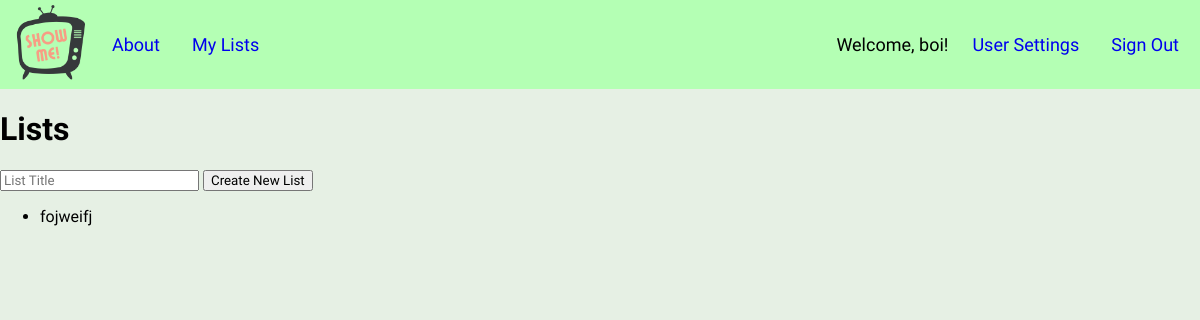
The page /list/ (signed in) on the database as committed earlier.
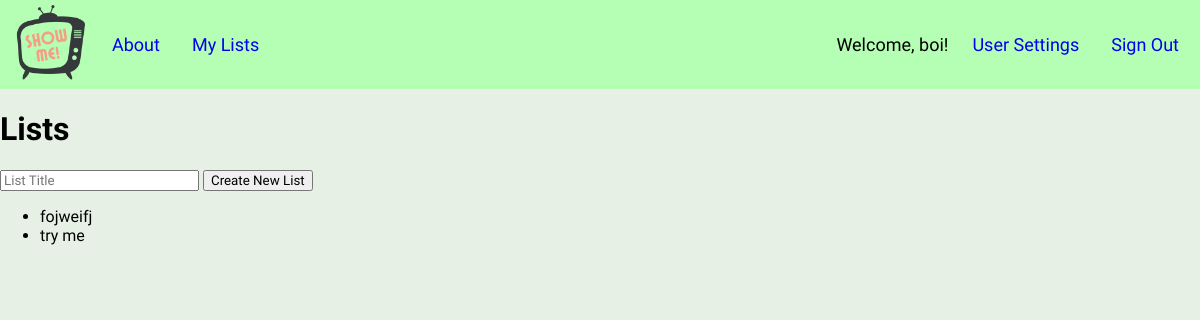
The same page on the database as committed later.
### list/models.py (models this page shows)
class List(models.Model):
    listid = models.IntegerField()
    listname = models.CharField(max_length=500)
    userid = models.IntegerField()

### list/views.py (the view)
# urls.py: path('list/', list_views.index, name='index'),
def index(request):
    if (request.user.is_authenticated):
        user_lists = List.objects.filter(userid=request.user.id)
        context = {'user_lists': user_lists}
        return render(request, 'list/userpage.html', context)
    else:
        return HttpResponse('user error, please log in.')

### list/templates/list/userpage.html (shortened to what this page needs)
{% extends "list/base.html" %}
{% block content %}
{% if user.is_authenticated %}
<h1>Lists</h1>
<div id="list-container" x-data="{ open: false }">
    <div id="list">
    {% if user_lists %}
        <form id="add entry" action="/list/createnew" method="post">
            <input type="text" name="title" placeholder="List Title">
            <input type="submit" value="Create New List">
        </form>
            <ul>
                {% for list in user_lists %}
                    <li>
                        <div hx-get="{{list.listid}}" hx-target="#entry-list" x-on:click="open = ! open">
                            {{list.listname}}
                        </div>
                    </li>
                {% endfor %}
            </ul>
        {% endif %}
    {% else %}
        <p>Unable to display page.</p>
        <a href="{% url 'login' %}">Please log in to view.</a>
    {% endif %}
    </div>
</div>
{% endblock  %}

Rows that differ between the two databases and show on the page:
added List: listname "try me"
